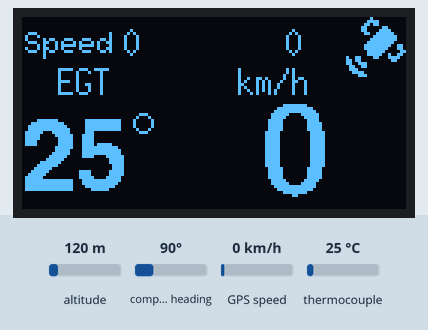
The sketch below on a simulated Arduino Uno, built with avr-gcc and run on an emulated ATmega328P. Shown: 128×64 one-colour display. The inputs (shaded band) are chosen by the test bench; at power-on: GPS speed 0 km/h, thermocouple 25 °C, altitude 120 m, compass heading 90°. The GPS gets a fix after 3 s at 37.7749, -122.4194 with 8 satellites.

Above: at 3.1 s.
3.2 s: GPS speed set to 2 km/h
At 7.3 s:
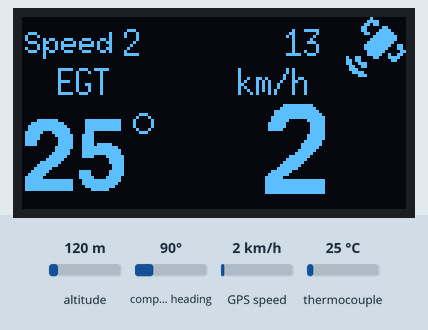
8.4 s: thermocouple set to 6 °C
At 10.5 s:
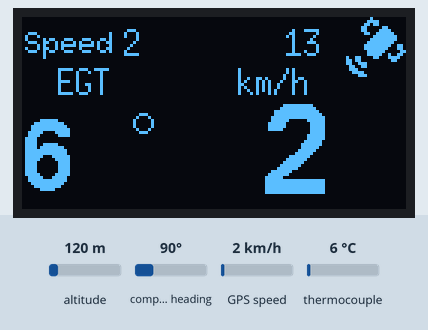
11.4 s: GPS speed set to 30 km/h
At 15.2 s:
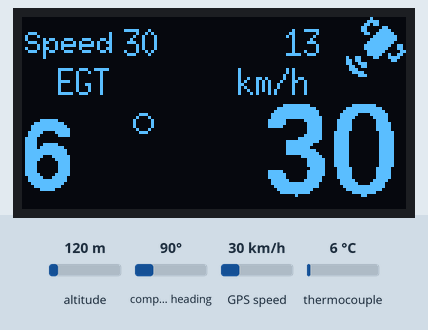
15.9 s: thermocouple set to 75 °C
At 18.3 s:
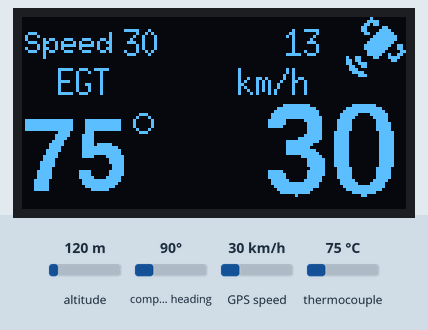
19.0 s: GPS speed set to 60 km/h
At 23.5 s:
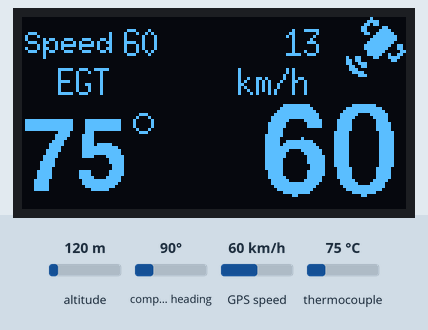
23.8 s: thermocouple set to 294 °C
At 26.7 s:
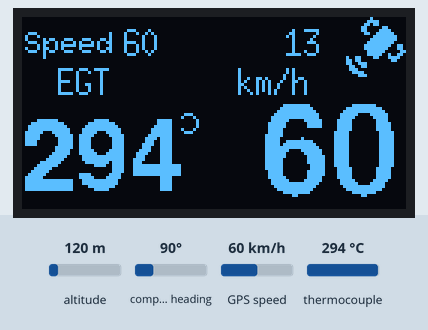
Timing chart, 0 to 28.0 s (numbered marks = the images above; inputs shaded):
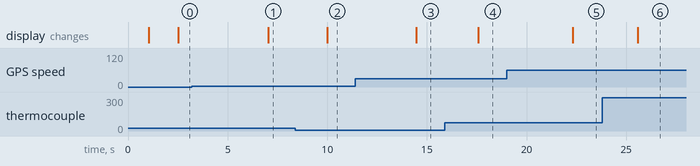

The sketch:

GPS_EGT_128x64.ino
```cpp
/* GPS und EGT Anzeige auf SSD1306 128x64 Display
GPS Modul und Max6675 Temparatur Fühler wird benötigt
Erreichte Höchstgeschwindigkeit wird oben links angezeigt
Verbundene Satelitten oben rechts
LED auf PIN 13 lässt sich für bestimmte Schwellenwerte definieren

WICHTIG: Zum flashen muß der 5V Anschluss vom GPS Modul getrennt werden */
#include <U8g2lib.h>
#include "max6675.h"
#include <SoftwareSerial.h>
//GPS Library
#include <TinyGPS++.h>

  int gndPin = 2;             // Pin 2 als Masse
  int vccPin = 3;             // Pin 3 auf 5V
  int ktcSO = 6;
  int ktcCS = 5;
  int ktcCLK = 4;
  MAX6675 ktc(ktcCLK, ktcCS, ktcSO);

U8G2_SSD1306_128X64_NONAME_1_HW_I2C u8g2(U8G2_R0, U8X8_PIN_NONE);

#define u8g_logo_sat_width 20
#define u8g_logo_sat_height 20
const int DEL = 150;          //delay. ohne das keine Tempaktualisierung
int val = 0;
char out[6];
String str;
int LED_blink = 570;         // Schwellenwert ab wann die LED blinkt
int LED_full  = 600;         // Schwellenwert ab wann die LED dauerhaft leuchtet
int maxkmh = 0;

//satellite logo
const unsigned char u8g_logo_sat[] = {
  0x00, 0x01, 0x00, 0x80, 0x07, 0x00, 0xc0, 0x06, 0x00, 0x60, 0x30, 0x00,
  0x60, 0x78, 0x00, 0xc0, 0xfc, 0x00, 0x00, 0xfe, 0x01, 0x00, 0xff, 0x01,
  0x80, 0xff, 0x00, 0xc0, 0x7f, 0x06, 0xc0, 0x3f, 0x06, 0x80, 0x1f, 0x0c,
  0x80, 0x4f, 0x06, 0x19, 0xc6, 0x03, 0x1b, 0x80, 0x01, 0x73, 0x00, 0x00,
  0x66, 0x00, 0x00, 0x0e, 0x00, 0x00, 0x3c, 0x00, 0x00, 0x70, 0x00, 0x00
};

// The serial connection to the GPS device
static const int RXPin = 0, TXPin = 1; //RX auf TX, TX auf RX
static const uint32_t GPSBaud = 9600;
SoftwareSerial ss(RXPin, TXPin);

//GPS initialisieren
TinyGPSPlus gps;
int num_sat, gps_speed;

void setup() {
  delay(1000);
  u8g2.begin();
  pinMode(vccPin, OUTPUT); digitalWrite(vccPin, HIGH);    // PIN auf 5V setzen
  pinMode(gndPin, OUTPUT); digitalWrite(gndPin, LOW);     // PIN auf Masse setzen
  ss.begin(GPSBaud);
}

void Get_GPS()
{
  num_sat = gps.satellites.value();
  if (gps.location.isValid() == 1) {
    gps_speed = gps.speed.kmph();
    if(gps_speed > maxkmh)
    {
      maxkmh = gps_speed;
    }
  }
smartDelay(1000);
  if (millis() > 5000 && gps.charsProcessed() < 10)
  {
  // Serial.println(F("No GPS detected: check wiring."));
  }
}

static void smartDelay(unsigned long ms)
{
  unsigned long start = millis();
  do
  {
    while (ss.available())
      gps.encode(ss.read());
  } while (millis() - start < ms);
}

void print_speed() {
  //rechts unten
  u8g2.setFont(u8g2_font_fub30_tr);
  if (gps_speed < 100) {
   u8g2.setCursor(80,60);
   u8g2.print(gps_speed , DEC);
   } else{
      u8g2.setCursor(61,60);
      u8g2.print(gps_speed , DEC);
  }

//Anzahl Topspeed, oben links
u8g2.setFont(u8g2_font_6x10_tf);
  u8g2.drawStr(1, 12, "Speed ");
  u8g2.setCursor(34,13);
  u8g2.setFont(u8g2_font_6x13_tr);
  u8g2.print(maxkmh);
//Anzahl der Satelliten, oben rechts
  u8g2.setCursor(88, 13);
  u8g2.print( num_sat, 5);
// Text EGT
  u8g2.drawStr(12, 26, "EGT");
//Text km/h
  u8g2.drawStr(72, 26, "km/h");
//Sat Logo - oben rechts
  u8g2.drawXBM(108, 0, u8g_logo_sat_width, u8g_logo_sat_height, u8g_logo_sat);
}

void egtemp(){ //links unten
  if (val < 100) {
    u8g2.setFont(u8g2_font_helvB24_tr);
    u8g2.drawStr(0,58, out);
    u8g2.drawCircle(40,35,3,U8G2_DRAW_ALL);
    } else{
      u8g2.setFont(u8g2_font_helvB24_tr);
      u8g2.drawStr(0, 58, out);
      u8g2.drawCircle(55,35,3,U8G2_DRAW_ALL);
  }
}

void loop() {
  Get_GPS();                     //Get GPS data
  val = ktc.readCelsius();
  str = String(val);
  str.toCharArray(out,6);        //EGT Anzeige
  delay(DEL);
  //Display info in the OLED
  u8g2.firstPage();
  do {
    print_speed();
    egtemp();
  } while ( u8g2.nextPage() );

// LED blinken bei Temperatur groesser als Wert LED_blink (oben definiert)
if (val > LED_blink )
 {
  digitalWrite(13, HIGH);       // Pin 13 soll auf HIGH ( 5 Volt ) gesetzt werden
  delay(500);                   // Warte 500 Millisekunden (1000 = 1 Sekunde)
  digitalWrite(13, LOW);        // Pin 13 soll auf LOW ( 0 Volt/Masse ) gesetzt werden
  }
// dauerhaft leuchten, wenn über Schwellenwert "LED_full" (oben definiert)
if (val >= LED_full )
  {
    digitalWrite(13, HIGH);       // Pin 13 soll auf HIGH ( 5 Volt ) gesetzt werden
  }
}
```

Measured:
- after the input at 3.2 s, the display: changes after 3.8 s (image 1)
- after the input at 8.4 s, the display: changes after 1.6 s (image 2)
- after the input at 11.4 s, the display: changes after 3.1 s (image 3)
- after the input at 15.9 s, the display: changes after 1.7 s (image 4)
- after the input at 19.0 s, the display: changes after 3.3 s (image 5)
- after the input at 23.8 s, the display: changes after 1.8 s (image 6)
